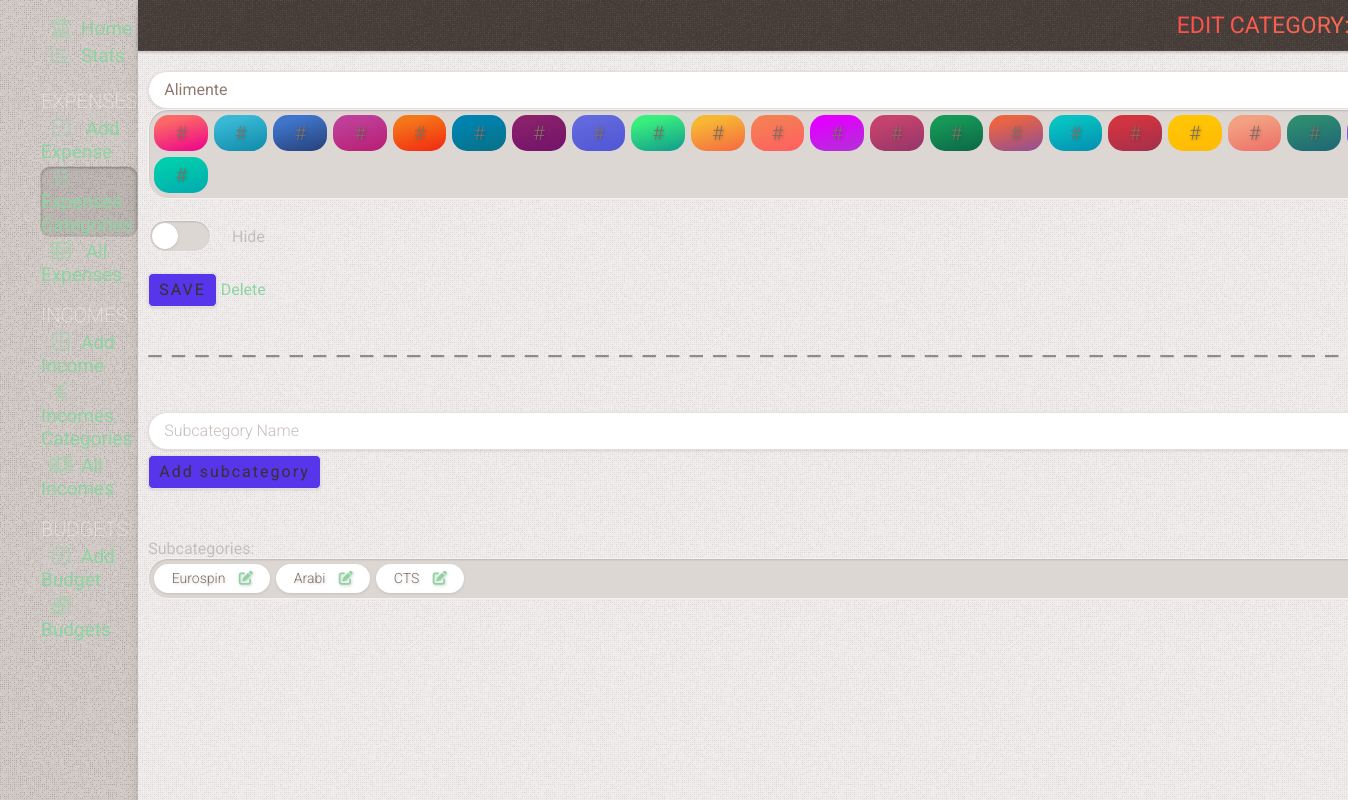
The page /edit-category/3 on the database as committed earlier.
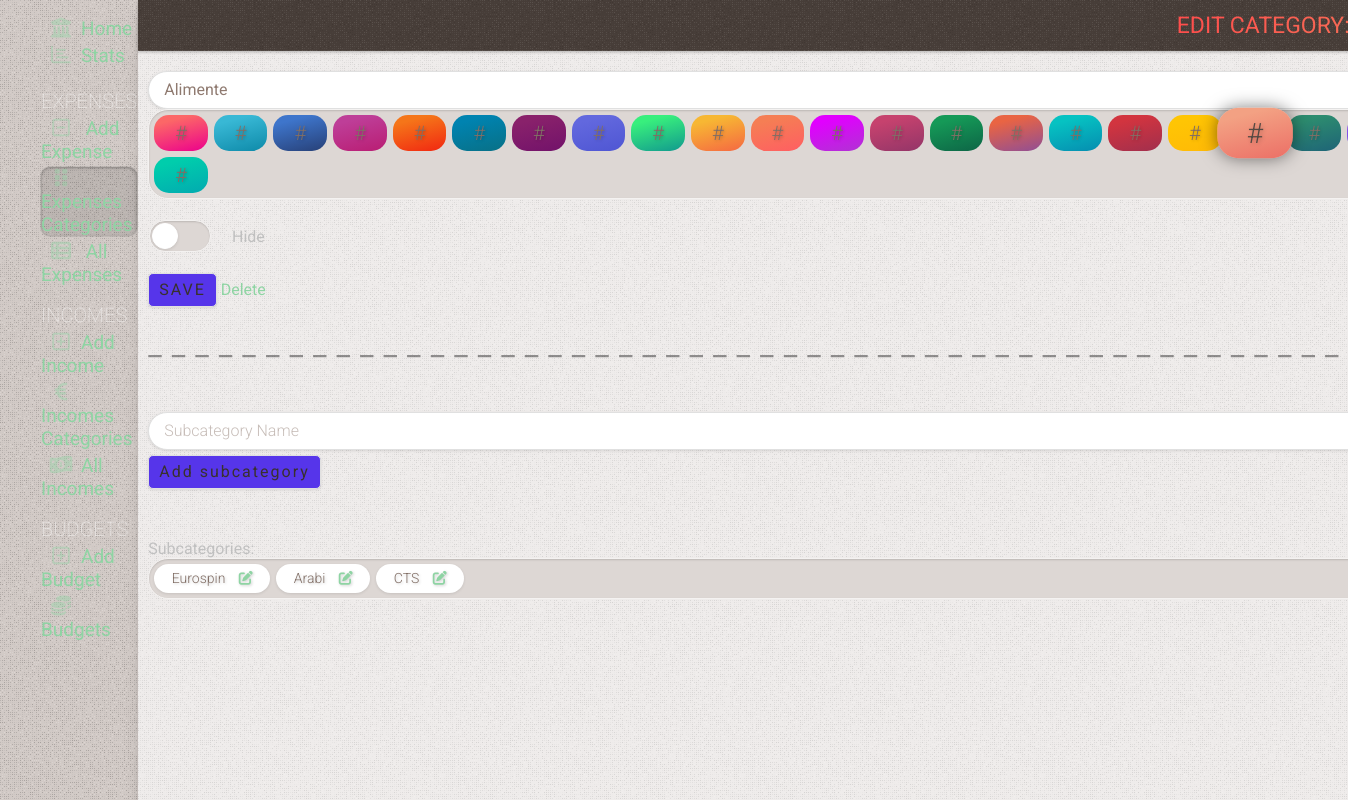
The same page on the database as committed later.
### app.py (the view, shortened to what this page needs)
@app.route('/edit-category/<int:id>', methods=('GET', 'POST'))
def edit_category(id):
    category = get_category(id)
    subcategory = get_subcategory(id)
    conn = get_db_connection()
    subcategories = \
        conn.execute(''
                     'SELECT subcategories.id as sub_id, '
                     'subcategories.name sub_name, '
                     'subcategories.state as sub_state, '
                     'subcategories.category_id as sub_cat_id, '
                     'categories.id as cat_id '
                     'FROM subcategories '
                     'LEFT JOIN categories ON cat_id = sub_cat_id '
                     'WHERE cat_id = sub_cat_id '
                     'ORDER BY sub_state '
                     ).fetchall()
    return render_template('edit_category.html', title='Edit Category', gradient='text-gradient-red', category=category,
                           subcategories=subcategories, subcategory=subcategory)

### app.py (called while the page is built)
def get_db_connection():
    conn = sqlite3.connect('static/database.db')
    conn.row_factory = sqlite3.Row
    return conn

def get_category(category_id):
    conn = get_db_connection()
    category = conn.execute('SELECT * FROM categories WHERE id = ?', (category_id,)).fetchone()
    conn.close()
    if category is None:
        abort(404)
    return category

def get_subcategory(subcategory_id):
    conn = get_db_connection()
    subcategory = conn.execute('SELECT * FROM subcategories WHERE id = ?', (subcategory_id,)).fetchone()
    conn.close()
    if subcategory is None:
        abort(404)
    return subcategory

### templates/edit_category.html (shortened to what this page needs)
{% extends 'base.html' %} {% block content %}
	<div class="page_title {{ gradient }}" >
		<span >{% block title %}{{ title }}:
			<strong >{{ category['name'] }}</strong > {% endblock %}</span ></div >
	<div class="content" >
		<form method="post" >
			<input type="text" autofocus name="category" placeholder="Category Name" class="form-control"
						 value="{{ request.form['name'] or category['name'] }}" />
			<div class="radio-group category-group" >
				{% for i in range(23) %}
					<label for="gradient_{{ i }}" class="gradient_{{ i }}"
								 style="{% if  category['color'] == 'gradient_'+ i|string %} transform: scale(1.4); box-shadow: 0 0 12px rgba(0,0,0,0.5) {% endif %}" ><span >#</span ></label >
				{% endfor %}
			</div >
			<div class="mt-20 flex gap-20 items-center" >
				<div class="switch switch-big" >
					<label for="hide_category" ></label >
				</div >
				Hide
			</div >
			<button type="submit" class="send-button mt-20" name="cat" >Save</button >
			<a href="/category-delete/{{ category['id'] }}" >Delete</a >
		</form >
		<div class="divider" ></div >
		<form method="post" class="mt-50" >
			<div class="form-group mt-5" >
				<input type="text" name="subcategory" placeholder="Subcategory Name" class="form-control"
							 value="{{ request.form['subcategory'] }}" />
			</div >
			<div class="form-group mt-5" >
				<button type="submit" class="add-button" name="subcat" >
					Add subcategory
				</button >
			</div >
		</form >
		<div class="mt-50" >Subcategories:</div >
		<div class="flex flex-wrap radio-group category-group" >
			{% for subcategory in subcategories if (category['id'] ==  subcategory['sub_cat_id']) %}
				<label class="badge badge-subcategory {% if subcategory['sub_state'] == 'true' %} hide-category {% endif %}" >
					{{ subcategory['sub_name'] }}
					<a href="/edit-subcategory/{{ subcategory['sub_id'] }}" class="ml-10" ><i
							class="fa-solid fa-pen-to-square" ></i ></a >
				</label >
			{% else %}
				<div class="no-results m-0 my-10 opacity-50" >You have no subcategories in this category</div >
			{% endfor %}
		</div >
	</div >
{% endblock %}

Rows that differ between the two databases and show on the page:
changed categories "Alimente": color "gradient_28" → "gradient_18" (drawn)
